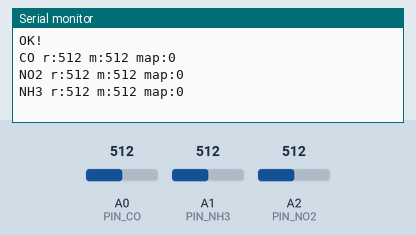
Simulated run of this sketch. Board: Arduino Uno, built with avr-gcc and run on an emulated ATmega328P. Parts: the last lines printed to the serial monitor. The inputs (shaded band) are chosen by the test bench; at power-on: A0 (PIN_CO) = 512, A1 (PIN_NH3) = 512, A2 (PIN_NO2) = 512.

Above: at 12.8 s.
12.9 s: A0 (PIN_CO) set to 716
14.4 s: A1 (PIN_NH3) set to 716
At 14.82 s:
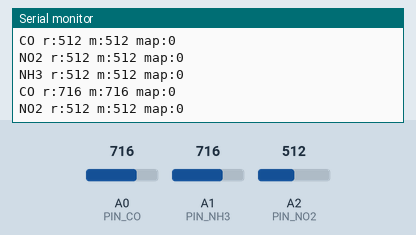
15.9 s: A2 (PIN_NO2) set to 716
At 16.8 s:
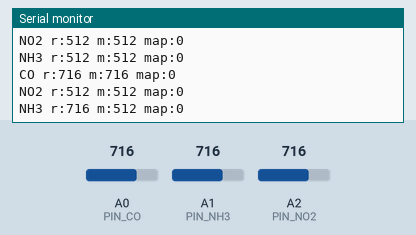
17.4 s: A0 (PIN_CO) set to 900
At 18.7 s:
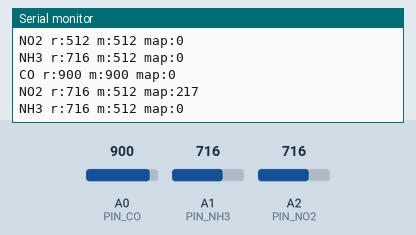
18.9 s: A1 (PIN_NH3) set to 900
20.4 s: A2 (PIN_NO2) set to 900
At 21.9 s:
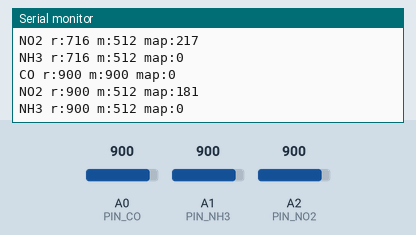
Timing chart, 0 to 22.9 s (numbered marks = the images above; inputs shaded):
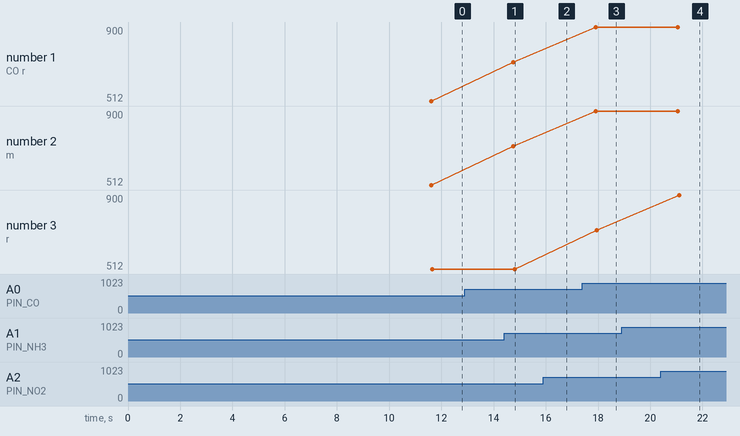

The sketch:

App.ino
```cpp
#include "CJMCUS6814.hpp"

#define PIN_CO A0
#define PIN_NO2 A2
#define PIN_NH3 A1

CJMCUS6814 gas(PIN_CO, PIN_NO2, PIN_NH3);

void setup()
{
  Serial.begin(115200);

  Serial.println("CJMCUS-6814 Sensor Sample");
  Serial.print("Calibrating Sensor");

  gas.calibrate();

  Serial.println("OK!");
}

void loop()
{

  gas.print(CO);
  delay(50);
  gas.print(NO2);
  delay(50);
  gas.print(NH3);
  delay(50);


  delay(3000);
}
```

CJMCUS6814.cpp
```cpp
#include "CJMCUS6814.hpp"

CJMCUS6814 ::CJMCUS6814(int pinCO, int pinNO2, int pinNH3)
{
	_pinCO = pinCO;
	_pinNO2 = pinNO2;
	_pinNH3 = pinNH3;
}

void CJMCUS6814 ::calibrate()
{
	// The number of seconds that must pass before
	// than we will assume that the calibration is complete
	// (Less than 64 seconds to avoid overflow)
	uint8_t seconds = 10;

	// Tolerance for the average of the current value
	uint8_t delta = 3;

	// Measurement buffers
	uint16_t bufferNH3[seconds];
	uint16_t bufferCO[seconds];
	uint16_t bufferNO2[seconds];

	// Pointers for the next item in the buffer
	uint8_t pntrNH3 = 0;
	uint8_t pntrCO = 0;
	uint8_t pntrNO2 = 0;

	// The current floating amount in the buffer
	uint16_t fltSumNH3 = 0;
	uint16_t fltSumCO = 0;
	uint16_t fltSumNO2 = 0;

	// Current measurement
	uint16_t curNH3;
	uint16_t curCO;
	uint16_t curNO2;

	// Flag of stability of indications
	bool isStableNH3 = false;
	bool isStableCO = false;
	bool isStableNO2 = false;

	// We kill the buffer with zeros
	for (int i = 0; i < seconds; ++i)
	{
		bufferNH3[i] = 0;
		bufferCO[i] = 0;
		bufferNO2[i] = 0;
	}

	// Calibrate
	do
	{
		delay(1000);

		unsigned long rs = 0;

		delay(50);
		int readBuffor = 0;
		for (int i = 0; i < 3; i++)
		{
			delay(1);
			rs += analogRead(_pinNH3);
		}

		curNH3 = rs / 3;
		rs = 0;

		delay(50);
		for (int i = 0; i < 3; i++)
		{
			delay(1);
			rs += analogRead(_pinCO);
		}

		curCO = rs / 3;
		rs = 0;

		delay(50);
		for (int i = 0; i < 3; i++)
		{
			delay(1);
			rs += analogRead(_pinNO2);
		}

		curNO2 = rs / 3;

		// Update the floating amount by subtracting the value,
		// to be overwritten, and adding a new value.
		fltSumNH3 = fltSumNH3 + curNH3 - bufferNH3[pntrNH3];
		fltSumCO = fltSumCO + curCO - bufferCO[pntrCO];
		fltSumNO2 = fltSumNO2 + curNO2 - bufferNO2[pntrNO2];

		// Store d buffer new values
		bufferNH3[pntrNH3] = curNH3;
		bufferCO[pntrCO] = curCO;
		bufferNO2[pntrNO2] = curNO2;

		// Define flag states
		isStableNH3 = abs(fltSumNH3 / seconds - curNH3) < delta;
		isStableCO = abs(fltSumCO / seconds - curCO) < delta;
		isStableNO2 = abs(fltSumNO2 / seconds - curNO2) < delta;

		// Pointer to a buffer
		pntrNH3 = (pntrNH3 + 1) % seconds;
		pntrCO = (pntrCO + 1) % seconds;
		pntrNO2 = (pntrNO2 + 1) % seconds;
	} while (!isStableNH3 || !isStableCO || !isStableNO2);

	_maxNH3 = fltSumNH3 / seconds;
	_maxCO = fltSumCO / seconds;
	_maxNO2 = fltSumNO2 / seconds;

	Serial.print("_maxNH3: ");
	Serial.print(_maxNH3);
	Serial.print(" _maxCO: ");
	Serial.print(_maxCO);
	Serial.print(" _maxNO2: ");
	Serial.println(_maxNO2);
}

byte CJMCUS6814 ::measure(gas_t gas)
{
	uint8_t readedAnalogValue;

	switch (gas)
	{
	case CO:
		readedAnalogValue = analogRead(_pinCO);
		if (readedAnalogValue > _maxCO)
		{
			_maxCO = readedAnalogValue;
		}
		return map(readedAnalogValue, 0, _maxCO, 100, 0);
	case NO2 : readedAnalogValue = analogRead(_pinNO2);
		if (readedAnalogValue > _maxCO)
		{
			_maxNO2 = readedAnalogValue;
		}
		return map(readedAnalogValue, 0, _maxNO2, 100, 0);
	case NH3:
		readedAnalogValue = analogRead(_pinNH3);
		if (readedAnalogValue > _maxNH3)
		{
			_maxNH3 = readedAnalogValue;
		}
		return map(readedAnalogValue, 0, _maxNH3, 100, 0);
	}

	return 0;
}
void CJMCUS6814 ::print(gas_t gas)
{
	uint16_t readedAnalogValue;
	uint8_t mapedValued;

	switch (gas)
	{
	case CO:
		readedAnalogValue = analogRead(_pinCO);
		if (readedAnalogValue > _maxCO)
		{
			_maxCO = readedAnalogValue;
		}
		mapedValued = map(readedAnalogValue, 0, _maxCO, 100, 0);

		Serial.print("CO ");
		Serial.print("r:");
		Serial.print(readedAnalogValue);
		Serial.print(" m:");
		Serial.print(_maxCO);
		Serial.print(" map:");
		Serial.println(mapedValued);
		break;
	case NO2:
		readedAnalogValue = analogRead(_pinNO2);
		if (readedAnalogValue > _maxCO)
		{
			_maxNO2 = readedAnalogValue;
		}
		mapedValued = map(readedAnalogValue, 0, _maxNO2, 100, 0);

		Serial.print("NO2 ");
		Serial.print("r:");
		Serial.print(readedAnalogValue);
		Serial.print(" m:");
		Serial.print(_maxNO2);
		Serial.print(" map:");
		Serial.println(mapedValued);
		break;
	case NH3:
		readedAnalogValue = analogRead(_pinNH3);
		if (readedAnalogValue > _maxNH3)
		{
			_maxNH3 = readedAnalogValue;
		}
		mapedValued = map(readedAnalogValue, 0, _maxNH3, 100, 0);

		Serial.print("NH3 ");
		Serial.print("r:");
		Serial.print(readedAnalogValue);
		Serial.print(" m:");
		Serial.print(_maxNO2);
		Serial.print(" map:");
		Serial.println(mapedValued);
		break;
	}
}
```

CJMCUS6814.hpp
```cpp
#ifndef MICS6814_H
#define MICS6814_H

#include "Arduino.h"

typedef enum
{
	CO,
	NO2,
	NH3
} gas_t;

class CJMCUS6814
{
public:
	CJMCUS6814(int pinCO, int pinNO2, int pinNH3);

	void calibrate();
	byte measure(gas_t gas);
	void print(gas_t gas);

private:
	uint8_t _pinCO;
	uint8_t _pinNO2;
	uint8_t _pinNH3;

	uint16_t _maxNH3;
	uint16_t _maxCO;
	uint16_t _maxNO2;
};

#endif
```

Measured:
- after the input at 17.4 s, the serial monitor: prints a new line after 0.51 s (image 3)
- after the input at 20.4 s, the serial monitor: prints a new line after 0.71 s (image 4)
- plotted number 1: 716 → 900 after the input at 17.4 s
- plotted number 2: 716 → 900 after the input at 17.4 s
